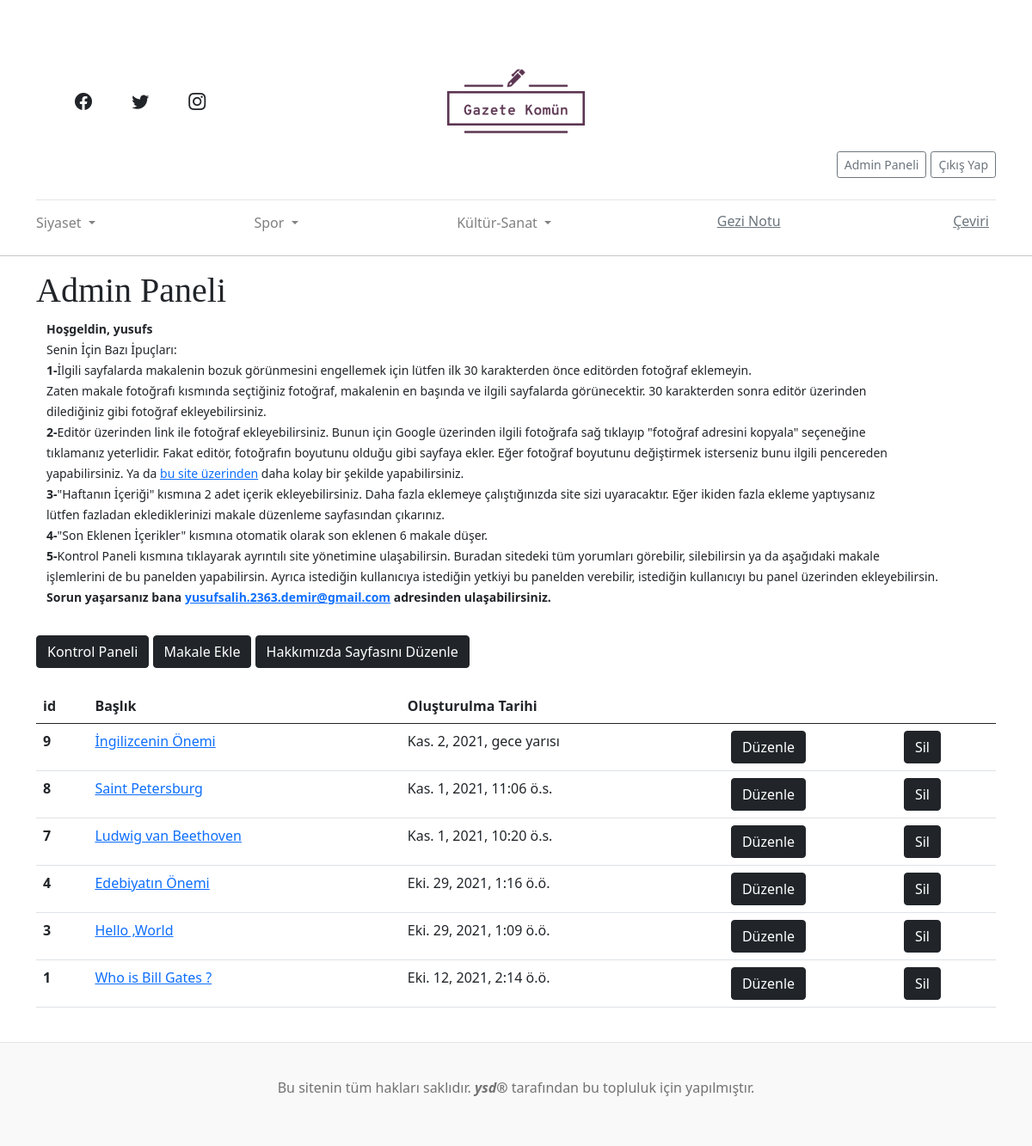
The page /dashboard/ (signed in) on the database its author committed.
### article/models.py (models this page shows, shortened)
class Article(models.Model):
    author = models.ForeignKey("auth.User", on_delete= models.CASCADE,verbose_name="Author")
    title = models.CharField(max_length= 50,verbose_name="Başlık")
    content = RichTextField(verbose_name = "İçerik")
    created_date = models.DateTimeField(auto_now_add= True,verbose_name="Creadet Date")
    article_image = models.FileField(blank=True,null=True,verbose_name="Makale Fotoğrafı")
    article_category = models.CharField(
        max_length=20,
        choices=ARTICLE_CATEGORY,
        default="Siyaset-Yazı",
        verbose_name="Makale Türü"
    )
    is_superarticle = models.BooleanField(verbose_name="Haftanın İçeriği Yap",default=0)
    class Meta:
        ordering = ['-created_date']

### article/views.py (the view)
# urls.py: path('dashboard/',dashboard,name="dashboard"),
@staff_member_required()
def dashboard(request):
    articles = Article.objects.filter(author = request.user)
    context = {
        "articles" : articles
    }
    return render(request,"dashboard.html",context)

### article/templates/dashboard.html
{% extends "layout.html" %}
{% block body %}
<div class = "container">
<h1>Admin Paneli</h1>
<div class = "container">
<small>
<b>Hoşgeldin, {{request.user.username}}</b><br>
Senin İçin Bazı İpuçları: <br>
<b>1-</b>İlgili sayfalarda makalenin bozuk görünmesini engellemek için lütfen ilk 30 karakterden önce editörden fotoğraf eklemeyin.<br>Zaten makale fotoğrafı kısmında seçtiğiniz fotoğraf, makalenin en başında ve ilgili sayfalarda görünecektir. 30 karakterden sonra editör üzerinden<br>dilediğiniz gibi fotoğraf ekleyebilirsiniz.<br>
<b>2-</b>Editör üzerinden link ile fotoğraf ekleyebilirsiniz. Bunun için Google üzerinden ilgili fotoğrafa sağ tıklayıp "fotoğraf adresini kopyala" seçeneğine<br>tıklamanız yeterlidir. Fakat editör, fotoğrafın boyutunu olduğu gibi sayfaya ekler. Eğer fotoğraf boyutunu değiştirmek isterseniz bunu ilgili pencereden <br> yapabilirsiniz. Ya da  <a href="https://promo.com/tools/image-resizer/">bu site üzerinden</a> daha kolay bir şekilde yapabilirsiniz.<br>
<b>3-</b>"Haftanın İçeriği" kısmına 2 adet içerik ekleyebilirsiniz. Daha fazla eklemeye çalıştığınızda site sizi uyaracaktır. Eğer ikiden fazla ekleme yaptıysanız<br>lütfen fazladan eklediklerinizi makale düzenleme sayfasından çıkarınız.<br>
<b>4-</b>"Son Eklenen İçerikler" kısmına otomatik olarak son eklenen 6 makale düşer.<br>
<b>5-</b>Kontrol Paneli kısmına tıklayarak ayrıntılı site yönetimine ulaşabilirsin. Buradan sitedeki tüm yorumları görebilir, silebilirsin ya da aşağıdaki makale<br>işlemlerini de bu panelden yapabilirsin. Ayrıca istediğin kullanıcıya istediğin yetkiyi bu panelden verebilir, istediğin kullanıcıyı bu panel üzerinden ekleyebilirsin.<br>
<b>Sorun yaşarsanız bana <a href="mailto:yusufsalih.2363.demir@gmail.com">yusufsalih.2363.demir@gmail.com</a> adresinden ulaşabilirsiniz.</b>
</small>
</div>
<hr style = "background-color: white">
<a href="/admin/" class = "btn btn-dark">Kontrol Paneli</a>
<a href="/articles/add_article/" class = "btn btn-dark">Makale Ekle</a>
<a href="/create_about/" class = "btn btn-dark">Hakkımızda Sayfasını Düzenle</a>
<br><br>
{% if articles %}
<table class="table">
  <thead>
    <tr>
      <th scope="col">id</th>
      <th scope="col">Başlık</th>
      <th scope="col">Oluşturulma Tarihi</th>
      <th scope="col"></th>
      <th scope="col"></th>
    </tr>
  </thead>
  <tbody>
    {% for article in articles %}
        <tr>
            <th scope="row">{{article.id}}</th>
            <td><a href="{%url 'article:detail' article.id%}">{{article.title}}</a></td>
            <td>{{article.created_date}}</td>
            <td>
                <a href="{%url 'article:update_article' article.id %}" class = "btn btn-dark">Düzenle</a>
            </td>
            <td>
                <a href="{%url 'article:delete_article' article.id %}" class = "btn btn-dark">Sil</a>
            </td>
        </tr>
    {% endfor %}
  </tbody>
</table>
{% else %}
<div class="alert alert-warning" role="alert">
  There is no article !
</div>
{% endif %}
</div>
{% endblock body %}

### static/css/main.css (style rules this page uses)
h1, h2, h3, h4, h5, h6 { font-family: "Playfair Display", Georgia, "Times New Roman", serif; }

### rows shown on the page
Article: id "9", title "İngilizcenin Önemi", created_date "Kas. 2, 2021, gece yarısı"
Article: id "8", title "Saint Petersburg", created_date "Kas. 1, 2021, 11:06 ö.s."
Article: id "7", title "Ludwig van Beethoven", created_date "Kas. 1, 2021, 10:20 ö.s."
Article: id "4", title "Edebiyatın Önemi", created_date "Eki. 29, 2021, 1:16 ö.ö."
Article: id "3", title "Hello ,World", created_date "Eki. 29, 2021, 1:09 ö.ö."
Article: id "1", title "Who is Bill Gates ?", created_date "Eki. 12, 2021, 2:14 ö.ö."

### other values the page prints
{{ request.user.username }} "yusufs"
